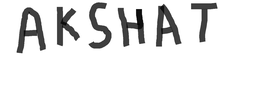
%> input picture Client Files/ex4/ak.png, 260 x 101 px, shrunk from 1313 x 512 before the run
$ octave --eval "result = pop(imread('ak.png'));"   (GNU Octave 9; MATLAB toolbox functions it lacks are replaced by stand-ins)
%> lines starting %> are read from the running program, lines starting %| are printed output that depends on the picture; in (x1, y1, x2, y2) boxes, pixels count from 0 and x2, y2 are one past the last pixel; in counts of white or black regions, pixels touching at a corner belong together; the program's own positions count from 1
### Client Files/ex4/cslice3.m
function [k,r]= cslice3(img)
z=img;

z=z(:);
k=0;
a=0;
b=1;
r=[size(img,1) 0;size(img,2) 0];

for i=1:length(z)
    if and(z(i)>=a,z(i)<b)
        k=k+1;
        if(r(1,1)>(mod(i,size(img,1))+1))
            r(1,1)=mod(i,size(img,1))+1;
        end
        if(r(1,2)<(mod(i,size(img,1))+1))
            r(1,2)=mod(i,size(img,1))+1;
        end
        if(r(2,1)>((i)/size(img,1))+1)
            r(2,1)=((i)/size(img,1))+1;
        end
        if(r(2,2)<((i)/size(img,1))+1)
            r(2,2)=((i)/size(img,1))+1;
        end

     end
end
r=floor(r);
return

### Client Files/ex4/pop.m
function [c] = pop(a)
if size(a,3)==3
    a=rgb2gray(a);
    b=im2bw(a);
else
    b=a;
end
    [k,r]=cslice3(b);
    c=b(r(1,1):r(1,2),r(2,1):r(2,2));
    if r(2,2)-r(2,1)>20
        c=imresize(c,[100 50]);
    else
        c=imresize(c,[100 20]);
        d=ones(100,50);
        d(:,15:34)=c;
        c=d;
    end
return
%> in pop, `b=im2bw(a);`:
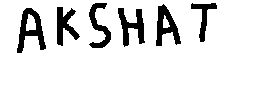
%> b: size 101x260 logical; 89.7% white; 6 black regions, box (x1, y1, x2, y2) and area: (17, 8, 46, 53) 568, (156, 4, 181, 46) 504, (118, 8, 145, 47) 484, (57, 7, 80, 46) 434, (89, 3, 111, 48) 403, (191, 3, 217, 42) 311
%> in cslice3, `z=z(:);`: z = 26260 logical values, 23556 true
%> after the loop in cslice3, `for i=1:length(z)`: k = 2704; r = [5 54; 18.49 217.1]
%> in cslice3, `r=floor(r);`: r = [5 54; 18 217]
%> in pop, `[k,r]=cslice3(b);`: k = 2704; r = [5 54; 18 217]
%> in pop, `c=b(r(1,1):r(1,2),r(2,1):r(2,2));`:
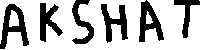
%> c: size 50x200 logical; 73.1% white; 6 black regions, box (x1, y1, x2, y2) and area: (0, 4, 29, 49) 568, (139, 0, 164, 42) 504, (101, 4, 128, 43) 484, (40, 3, 63, 42) 434, (72, 0, 94, 44) 391, (174, 0, 200, 38) 305
%> in pop, `c=imresize(c,[100 50]);`:
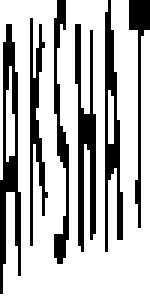
%> c: size 100x50 logical (shown 3 times larger); 73.4% white; 6 black regions, box (x1, y1, x2, y2) and area: (0, 8, 7, 98) 292, (25, 8, 32, 84) 274, (35, 0, 41, 84) 242, (18, 0, 23, 88) 188, (10, 6, 16, 82) 186, (43, 0, 50, 76) 146

$ run again, on Client Files/ex4/ho.png
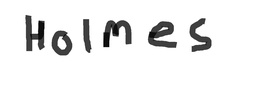
%> input picture Client Files/ex4/ho.png, 260 x 101 px, shrunk from 1313 x 512 before the run
%> in pop, `b=im2bw(a);`:
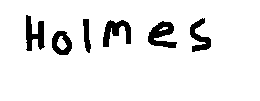
%> b: size 101x260 logical; 92.3% white; 6 black regions, box (x1, y1, x2, y2) and area: (148, 21, 177, 48) 439, (103, 20, 131, 47) 400, (26, 15, 45, 51) 391, (190, 18, 211, 52) 328, (52, 31, 72, 55) 296, (83, 19, 91, 53) 176
%> z = 26260 logical values, 24230 true
%> after the loop in cslice3, `for i=1:length(z)`: k = 2030; r = [17 56; 27.16 211.5]
%> in cslice3, `r=floor(r);`: r = [17 56; 27 211]
%> in pop, `[k,r]=cslice3(b);`: k = 2030; r = [17 56; 27 211]
%> in pop, `c=imresize(c,[100 50]);`:
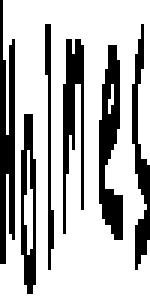
%> c: size 100x50 logical (shown 3 times larger); 72.7% white; 6 black regions, box (x1, y1, x2, y2) and area: (33, 15, 41, 80) 306, (0, 0, 5, 88) 299, (21, 13, 28, 78) 244, (44, 8, 50, 90) 214, (7, 38, 12, 98) 189, (15, 8, 18, 90) 112
